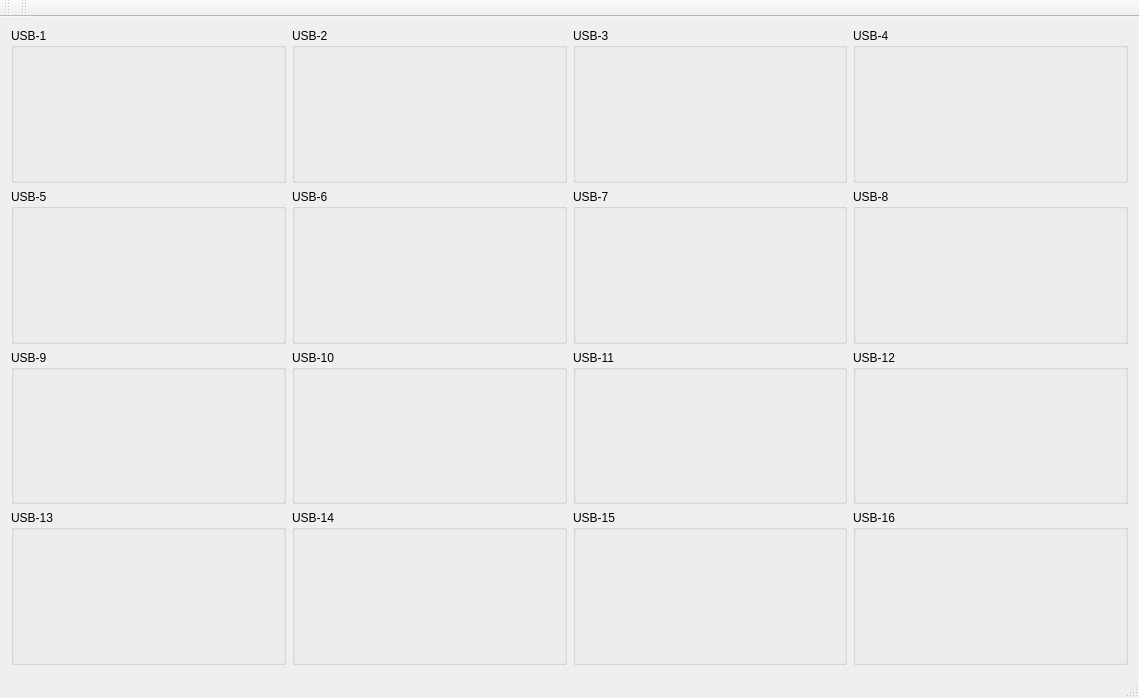
<?xml version="1.0" encoding="UTF-8"?>
<ui version="4.0">
 <class>MainWindow</class>
 <widget class="QMainWindow" name="MainWindow">
  <property name="geometry">
   <rect>
    <x>0</x>
    <y>0</y>
    <width>1139</width>
    <height>698</height>
   </rect>
  </property>
  <property name="windowTitle">
   <string>MainWindow</string>
  </property>
  <widget class="QWidget" name="centralWidget">
   <layout class="QHBoxLayout" name="horizontalLayout_5">
    <item>
     <layout class="QVBoxLayout" name="verticalLayout">
      <item>
       <layout class="QHBoxLayout" name="horizontalLayout">
        <item>
         <widget class="QGroupBox" name="groupBox">
          <property name="title">
           <string>USB-1</string>
          </property>
         </widget>
        </item>
        <item>
         <widget class="QGroupBox" name="groupBox_2">
          <property name="title">
           <string>USB-2</string>
          </property>
         </widget>
        </item>
        <item>
         <widget class="QGroupBox" name="groupBox_3">
          <property name="title">
           <string>USB-3</string>
          </property>
         </widget>
        </item>
        <item>
         <widget class="QGroupBox" name="groupBox_4">
          <property name="title">
           <string>USB-4</string>
          </property>
         </widget>
        </item>
       </layout>
      </item>
      <item>
       <layout class="QHBoxLayout" name="horizontalLayout_2">
        <item>
         <widget class="QGroupBox" name="groupBox_5">
          <property name="title">
           <string>USB-5</string>
          </property>
         </widget>
        </item>
        <item>
         <widget class="QGroupBox" name="groupBox_6">
          <property name="title">
           <string>USB-6</string>
          </property>
         </widget>
        </item>
        <item>
         <widget class="QGroupBox" name="groupBox_7">
          <property name="title">
           <string>USB-7</string>
          </property>
         </widget>
        </item>
        <item>
         <widget class="QGroupBox" name="groupBox_8">
          <property name="title">
           <string>USB-8</string>
          </property>
         </widget>
        </item>
       </layout>
      </item>
      <item>
       <layout class="QHBoxLayout" name="horizontalLayout_3">
        <item>
         <widget class="QGroupBox" name="groupBox_9">
          <property name="title">
           <string>USB-9</string>
          </property>
         </widget>
        </item>
        <item>
         <widget class="QGroupBox" name="groupBox_10">
          <property name="title">
           <string>USB-10</string>
          </property>
         </widget>
        </item>
        <item>
         <widget class="QGroupBox" name="groupBox_11">
          <property name="title">
           <string>USB-11</string>
          </property>
         </widget>
        </item>
        <item>
         <widget class="QGroupBox" name="groupBox_12">
          <property name="title">
           <string>USB-12</string>
          </property>
         </widget>
        </item>
       </layout>
      </item>
      <item>
       <layout class="QHBoxLayout" name="horizontalLayout_4">
        <item>
         <widget class="QGroupBox" name="groupBox_13">
          <property name="title">
           <string>USB-13</string>
          </property>
         </widget>
        </item>
        <item>
         <widget class="QGroupBox" name="groupBox_14">
          <property name="title">
           <string>USB-14</string>
          </property>
         </widget>
        </item>
        <item>
         <widget class="QGroupBox" name="groupBox_15">
          <property name="title">
           <string>USB-15</string>
          </property>
         </widget>
        </item>
        <item>
         <widget class="QGroupBox" name="groupBox_16">
          <property name="title">
           <string>USB-16</string>
          </property>
         </widget>
        </item>
       </layout>
      </item>
     </layout>
    </item>
   </layout>
  </widget>
  <widget class="QMenuBar" name="menuBar">
   <property name="geometry">
    <rect>
     <x>0</x>
     <y>0</y>
     <width>1139</width>
     <height>22</height>
    </rect>
   </property>
  </widget>
  <widget class="QToolBar" name="mainToolBar">
   <attribute name="toolBarArea">
    <enum>TopToolBarArea</enum>
   </attribute>
   <attribute name="toolBarBreak">
    <bool>false</bool>
   </attribute>
  </widget>
  <widget class="QStatusBar" name="statusBar"/>
  <widget class="QToolBar" name="toolBar">
   <property name="windowTitle">
    <string>toolBar</string>
   </property>
   <attribute name="toolBarArea">
    <enum>TopToolBarArea</enum>
   </attribute>
   <attribute name="toolBarBreak">
    <bool>false</bool>
   </attribute>
  </widget>
 </widget>
 <layoutdefault spacing="6" margin="11"/>
 <resources/>
 <connections/>
</ui>
